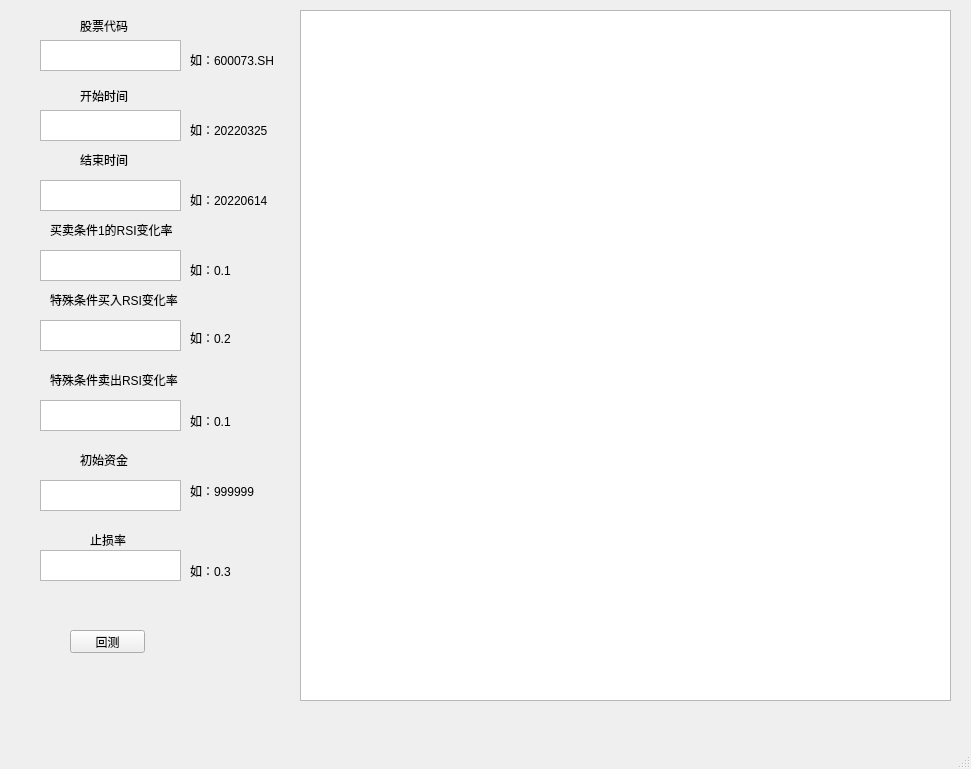
<?xml version="1.0" encoding="UTF-8"?>
<ui version="4.0">
 <class>MainWindow</class>
 <widget class="QMainWindow" name="MainWindow">
  <property name="geometry">
   <rect>
    <x>0</x>
    <y>0</y>
    <width>971</width>
    <height>769</height>
   </rect>
  </property>
  <property name="minimumSize">
   <size>
    <width>971</width>
    <height>769</height>
   </size>
  </property>
  <property name="maximumSize">
   <size>
    <width>971</width>
    <height>769</height>
   </size>
  </property>
  <property name="windowTitle">
   <string>MainWindow</string>
  </property>
  <widget class="QWidget" name="centralwidget">
   <widget class="QTextEdit" name="code">
    <property name="geometry">
     <rect>
      <x>40</x>
      <y>40</y>
      <width>141</width>
      <height>31</height>
     </rect>
    </property>
   </widget>
   <widget class="QTextEdit" name="start">
    <property name="geometry">
     <rect>
      <x>40</x>
      <y>110</y>
      <width>141</width>
      <height>31</height>
     </rect>
    </property>
   </widget>
   <widget class="QTextEdit" name="end">
    <property name="geometry">
     <rect>
      <x>40</x>
      <y>180</y>
      <width>141</width>
      <height>31</height>
     </rect>
    </property>
   </widget>
   <widget class="QTextEdit" name="condition_rsi">
    <property name="geometry">
     <rect>
      <x>40</x>
      <y>250</y>
      <width>141</width>
      <height>31</height>
     </rect>
    </property>
   </widget>
   <widget class="QTextEdit" name="special_buy_rsi">
    <property name="geometry">
     <rect>
      <x>40</x>
      <y>320</y>
      <width>141</width>
      <height>31</height>
     </rect>
    </property>
   </widget>
   <widget class="QTextEdit" name="special_sell_rsi">
    <property name="geometry">
     <rect>
      <x>40</x>
      <y>400</y>
      <width>141</width>
      <height>31</height>
     </rect>
    </property>
   </widget>
   <widget class="QTextBrowser" name="textBrowser">
    <property name="geometry">
     <rect>
      <x>300</x>
      <y>10</y>
      <width>651</width>
      <height>691</height>
     </rect>
    </property>
   </widget>
   <widget class="QLabel" name="label">
    <property name="geometry">
     <rect>
      <x>80</x>
      <y>20</y>
      <width>54</width>
      <height>12</height>
     </rect>
    </property>
    <property name="text">
     <string>股票代码</string>
    </property>
   </widget>
   <widget class="QLabel" name="label_2">
    <property name="geometry">
     <rect>
      <x>80</x>
      <y>90</y>
      <width>54</width>
      <height>12</height>
     </rect>
    </property>
    <property name="text">
     <string>开始时间</string>
    </property>
   </widget>
   <widget class="QLabel" name="label_3">
    <property name="geometry">
     <rect>
      <x>80</x>
      <y>150</y>
      <width>54</width>
      <height>20</height>
     </rect>
    </property>
    <property name="text">
     <string>结束时间</string>
    </property>
   </widget>
   <widget class="QLabel" name="label_4">
    <property name="geometry">
     <rect>
      <x>50</x>
      <y>220</y>
      <width>131</width>
      <height>20</height>
     </rect>
    </property>
    <property name="text">
     <string>买卖条件1的RSI变化率</string>
    </property>
   </widget>
   <widget class="QLabel" name="label_5">
    <property name="geometry">
     <rect>
      <x>50</x>
      <y>290</y>
      <width>131</width>
      <height>20</height>
     </rect>
    </property>
    <property name="text">
     <string>特殊条件买入RSI变化率</string>
    </property>
   </widget>
   <widget class="QLabel" name="label_6">
    <property name="geometry">
     <rect>
      <x>50</x>
      <y>370</y>
      <width>131</width>
      <height>20</height>
     </rect>
    </property>
    <property name="text">
     <string>特殊条件卖出RSI变化率</string>
    </property>
   </widget>
   <widget class="QLabel" name="label_7">
    <property name="geometry">
     <rect>
      <x>190</x>
      <y>50</y>
      <width>131</width>
      <height>20</height>
     </rect>
    </property>
    <property name="text">
     <string>如：600073.SH</string>
    </property>
   </widget>
   <widget class="QLabel" name="label_8">
    <property name="geometry">
     <rect>
      <x>190</x>
      <y>120</y>
      <width>131</width>
      <height>20</height>
     </rect>
    </property>
    <property name="text">
     <string>如：20220325</string>
    </property>
   </widget>
   <widget class="QLabel" name="label_9">
    <property name="geometry">
     <rect>
      <x>190</x>
      <y>190</y>
      <width>131</width>
      <height>20</height>
     </rect>
    </property>
    <property name="text">
     <string>如：20220614</string>
    </property>
   </widget>
   <widget class="QLabel" name="label_10">
    <property name="geometry">
     <rect>
      <x>190</x>
      <y>260</y>
      <width>131</width>
      <height>20</height>
     </rect>
    </property>
    <property name="text">
     <string>如：0.1</string>
    </property>
   </widget>
   <widget class="QLabel" name="label_11">
    <property name="geometry">
     <rect>
      <x>190</x>
      <y>330</y>
      <width>131</width>
      <height>16</height>
     </rect>
    </property>
    <property name="text">
     <string>如：0.2</string>
    </property>
   </widget>
   <widget class="QLabel" name="label_12">
    <property name="geometry">
     <rect>
      <x>190</x>
      <y>410</y>
      <width>61</width>
      <height>21</height>
     </rect>
    </property>
    <property name="text">
     <string>如：0.1</string>
    </property>
   </widget>
   <widget class="QPushButton" name="pushButton">
    <property name="geometry">
     <rect>
      <x>70</x>
      <y>630</y>
      <width>75</width>
      <height>23</height>
     </rect>
    </property>
    <property name="text">
     <string>回测</string>
    </property>
   </widget>
   <widget class="QLabel" name="label_13">
    <property name="geometry">
     <rect>
      <x>80</x>
      <y>450</y>
      <width>61</width>
      <height>20</height>
     </rect>
    </property>
    <property name="text">
     <string>初始资金</string>
    </property>
   </widget>
   <widget class="QLabel" name="label_14">
    <property name="geometry">
     <rect>
      <x>90</x>
      <y>530</y>
      <width>41</width>
      <height>20</height>
     </rect>
    </property>
    <property name="text">
     <string>止损率</string>
    </property>
   </widget>
   <widget class="QTextEdit" name="principal">
    <property name="geometry">
     <rect>
      <x>40</x>
      <y>480</y>
      <width>141</width>
      <height>31</height>
     </rect>
    </property>
   </widget>
   <widget class="QTextEdit" name="special_sell_rsi_3">
    <property name="geometry">
     <rect>
      <x>40</x>
      <y>550</y>
      <width>141</width>
      <height>31</height>
     </rect>
    </property>
   </widget>
   <widget class="QLabel" name="label_15">
    <property name="geometry">
     <rect>
      <x>190</x>
      <y>480</y>
      <width>131</width>
      <height>21</height>
     </rect>
    </property>
    <property name="text">
     <string>如：999999</string>
    </property>
   </widget>
   <widget class="QLabel" name="label_16">
    <property name="geometry">
     <rect>
      <x>190</x>
      <y>560</y>
      <width>81</width>
      <height>21</height>
     </rect>
    </property>
    <property name="text">
     <string>如：0.3</string>
    </property>
   </widget>
  </widget>
  <widget class="QStatusBar" name="statusbar"/>
 </widget>
 <resources/>
 <connections/>
</ui>
